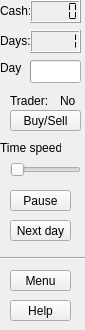
<?xml version="1.0" encoding="UTF-8"?>
<ui version="4.0">
 <class>InformWgt</class>
 <widget class="QWidget" name="InformWgt">
  <property name="geometry">
   <rect>
    <x>0</x>
    <y>0</y>
    <width>85</width>
    <height>330</height>
   </rect>
  </property>
  <property name="sizePolicy">
   <sizepolicy hsizetype="Preferred" vsizetype="Preferred">
    <horstretch>119</horstretch>
    <verstretch>28</verstretch>
   </sizepolicy>
  </property>
  <property name="minimumSize">
   <size>
    <width>85</width>
    <height>330</height>
   </size>
  </property>
  <property name="maximumSize">
   <size>
    <width>85</width>
    <height>330</height>
   </size>
  </property>
  <property name="cursor">
   <cursorShape>ArrowCursor</cursorShape>
  </property>
  <property name="windowTitle">
   <string>Form</string>
  </property>
  <property name="windowOpacity">
   <double>1.000000000000000</double>
  </property>
  <property name="autoFillBackground">
   <bool>true</bool>
  </property>
  <widget class="QLabel" name="label">
   <property name="geometry">
    <rect>
     <x>0</x>
     <y>0</y>
     <width>31</width>
     <height>21</height>
    </rect>
   </property>
   <property name="text">
    <string>Cash:</string>
   </property>
  </widget>
  <widget class="QLCDNumber" name="lcdNumber">
   <property name="geometry">
    <rect>
     <x>30</x>
     <y>0</y>
     <width>51</width>
     <height>23</height>
    </rect>
   </property>
   <property name="segmentStyle">
    <enum>QLCDNumber::Flat</enum>
   </property>
  </widget>
  <widget class="QProgressBar" name="progressBar">
   <property name="geometry">
    <rect>
     <x>30</x>
     <y>60</y>
     <width>51</width>
     <height>23</height>
    </rect>
   </property>
   <property name="maximum">
    <number>60</number>
   </property>
   <property name="value">
    <number>0</number>
   </property>
   <property name="textVisible">
    <bool>false</bool>
   </property>
  </widget>
  <widget class="QSlider" name="horizontalSlider">
   <property name="geometry">
    <rect>
     <x>10</x>
     <y>160</y>
     <width>71</width>
     <height>19</height>
    </rect>
   </property>
   <property name="minimum">
    <number>1</number>
   </property>
   <property name="maximum">
    <number>5</number>
   </property>
   <property name="value">
    <number>1</number>
   </property>
   <property name="orientation">
    <enum>Qt::Horizontal</enum>
   </property>
  </widget>
  <widget class="QLabel" name="label_2">
   <property name="geometry">
    <rect>
     <x>0</x>
     <y>140</y>
     <width>61</width>
     <height>16</height>
    </rect>
   </property>
   <property name="text">
    <string>Time speed:</string>
   </property>
  </widget>
  <widget class="QLabel" name="label_3">
   <property name="geometry">
    <rect>
     <x>0</x>
     <y>60</y>
     <width>21</width>
     <height>16</height>
    </rect>
   </property>
   <property name="text">
    <string>Day:</string>
   </property>
  </widget>
  <widget class="QLabel" name="label_4">
   <property name="geometry">
    <rect>
     <x>10</x>
     <y>90</y>
     <width>46</width>
     <height>21</height>
    </rect>
   </property>
   <property name="text">
    <string>Trader:</string>
   </property>
  </widget>
  <widget class="QLabel" name="label_5">
   <property name="geometry">
    <rect>
     <x>60</x>
     <y>90</y>
     <width>21</width>
     <height>21</height>
    </rect>
   </property>
   <property name="text">
    <string>No</string>
   </property>
  </widget>
  <widget class="QLabel" name="label_6">
   <property name="geometry">
    <rect>
     <x>0</x>
     <y>30</y>
     <width>31</width>
     <height>21</height>
    </rect>
   </property>
   <property name="text">
    <string>Days:</string>
   </property>
  </widget>
  <widget class="QLCDNumber" name="lcdNumber_2">
   <property name="geometry">
    <rect>
     <x>30</x>
     <y>30</y>
     <width>51</width>
     <height>23</height>
    </rect>
   </property>
   <property name="segmentStyle">
    <enum>QLCDNumber::Flat</enum>
   </property>
   <property name="value" stdset="0">
    <double>1.000000000000000</double>
   </property>
  </widget>
  <widget class="QPushButton" name="pushButton">
   <property name="geometry">
    <rect>
     <x>10</x>
     <y>220</y>
     <width>61</width>
     <height>21</height>
    </rect>
   </property>
   <property name="text">
    <string>Next day</string>
   </property>
  </widget>
  <widget class="QPushButton" name="pushButton_2">
   <property name="geometry">
    <rect>
     <x>10</x>
     <y>110</y>
     <width>71</width>
     <height>21</height>
    </rect>
   </property>
   <property name="text">
    <string>Buy/Sell</string>
   </property>
  </widget>
  <widget class="QPushButton" name="pushButton_3">
   <property name="geometry">
    <rect>
     <x>10</x>
     <y>190</y>
     <width>61</width>
     <height>21</height>
    </rect>
   </property>
   <property name="text">
    <string>Pause</string>
   </property>
  </widget>
  <widget class="QPushButton" name="pushButton_4">
   <property name="geometry">
    <rect>
     <x>10</x>
     <y>270</y>
     <width>61</width>
     <height>21</height>
    </rect>
   </property>
   <property name="text">
    <string>Menu</string>
   </property>
  </widget>
  <widget class="QPushButton" name="pushButton_5">
   <property name="geometry">
    <rect>
     <x>10</x>
     <y>300</y>
     <width>61</width>
     <height>21</height>
    </rect>
   </property>
   <property name="text">
    <string>Help</string>
   </property>
  </widget>
  <widget class="Line" name="line">
   <property name="geometry">
    <rect>
     <x>-10</x>
     <y>250</y>
     <width>131</width>
     <height>16</height>
    </rect>
   </property>
   <property name="orientation">
    <enum>Qt::Horizontal</enum>
   </property>
  </widget>
 </widget>
 <resources/>
 <connections/>
</ui>
